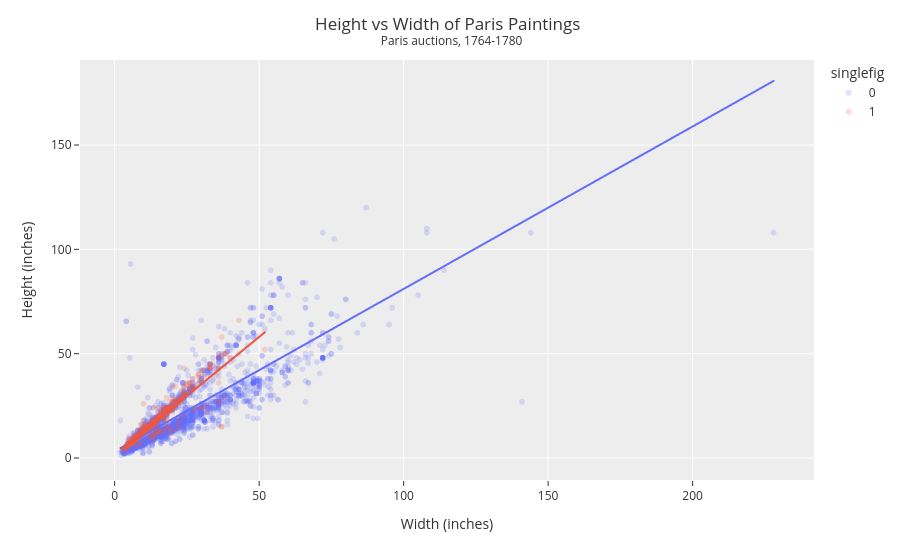

The notebook cell saved with this chart:
### Code cell
# Add some conditional coloring - advanced Python list comprehension
fig = px.scatter(DF,
                 x='Width_in',
                 y="Height_in",
                 color='singlefig',
                 opacity=0.2,
                 trendline='ols')

fig.update_layout(template="ggplot2",
                  title='Height vs Width of Paris Paintings <br><sup> Paris auctions, 1764-1780</sup>',
                  title_x=0.5,
                  xaxis_title="Width (inches)",
                  yaxis_title="Height (inches)")

fig.show()

### Figure 1 — Plotly figure (JSON) as saved in the notebook; plotly's stock layout.template omitted (floating-point values rounded to 4 significant figures; data arrays with more than 128 entries replaced by an {"elided": "..."} marker saying what was removed)
{"data": [{"hovertemplate": "singlefig=0<br>Width_in=%{x}<br>Height_in=%{y}<extra></extra>", "legendgroup": "0", "marker": {"color": "#636efa", "opacity": 0.2, "symbol": "circle"}, "mode": "markers", "name": "0", "showlegend": true, "type": "scattergl", "x": {"elided": "2983 float values"}, "xaxis": "x", "y": {"elided": "2983 float values"}, "yaxis": "y"}, {"hovertemplate": "<b>OLS trendline</b><br>Height_in = 0.778448 * Width_in + 3.19261<br>R<sup>2</sup>=0.685782<br><br>singlefig=0<br>Width_in=%{x}<br>Height_in=%{y} <b>(trend)</b><extra></extra>", "legendgroup": "0", "marker": {"color": "#636efa", "symbol": "circle"}, "mode": "lines", "name": "0", "showlegend": false, "type": "scattergl", "x": {"elided": "2754 float values"}, "xaxis": "x", "y": {"elided": "2754 float values"}, "yaxis": "y"}, {"hovertemplate": "singlefig=1<br>Width_in=%{x}<br>Height_in=%{y}<extra></extra>", "legendgroup": "1", "marker": {"color": "#EF553B", "opacity": 0.2, "symbol": "circle"}, "mode": "markers", "name": "1", "showlegend": true, "type": "scattergl", "x": {"elided": "410 float values"}, "xaxis": "x", "y": {"elided": "410 float values"}, "yaxis": "y"}, {"hovertemplate": "<b>OLS trendline</b><br>Height_in = 1.13139 * Width_in + 1.46848<br>R<sup>2</sup>=0.839111<br><br>singlefig=1<br>Width_in=%{x}<br>Height_in=%{y} <b>(trend)</b><extra></extra>", "legendgroup": "1", "marker": {"color": "#EF553B", "symbol": "circle"}, "mode": "lines", "name": "1", "showlegend": false, "type": "scattergl", "x": {"elided": "381 float values"}, "xaxis": "x", "y": {"elided": "381 float values"}, "yaxis": "y"}], "layout": {"legend": {"title": {"text": "singlefig"}, "tracegroupgap": 0}, "margin": {"t": 60}, "title": {"text": "Height vs Width of Paris Paintings <br><sup> Paris auctions, 1764-1780</sup>", "x": 0.5}, "xaxis": {"anchor": "y", "domain": [0, 1], "title": {"text": "Width (inches)"}}, "yaxis": {"anchor": "x", "domain": [0, 1], "title": {"text": "Height (inches)"}}}}
